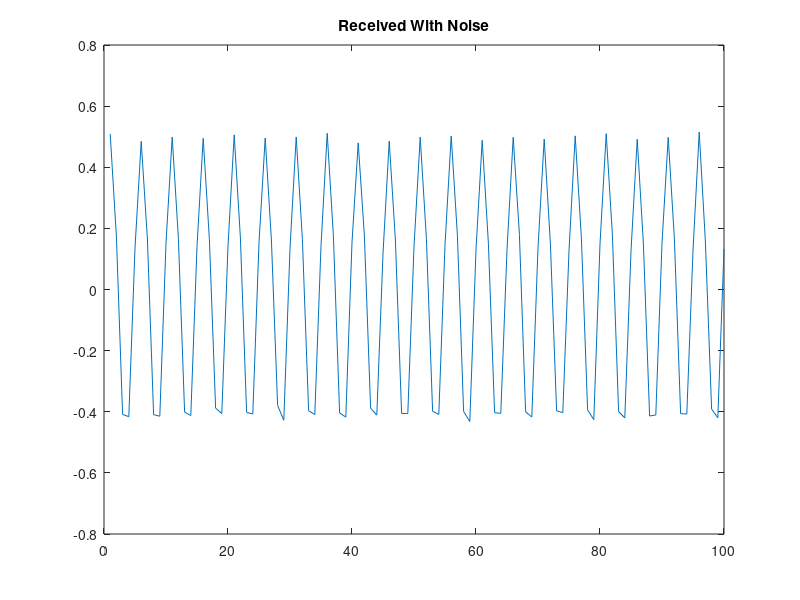

MATLAB code to generate this figure:

tstart=0;
tend=1;
fs=100;
ts=1/fs;
t=tstart:ts:tend-ts;


fc=5;
V=180*10/36;
R=250*1000;
beta=0.3;
alpha=0.5;
fd=beta*V;
c=3*1e9;
ro=2/c;
td=ro*R;
received=alpha*cos(2*pi*(fc+fd)*(t-td));


received=received+0.01*randn(size(received));
plot(received);
title("Received With Noise")
N=length(received);
m=fftshift(fft(received));
theta = angle(m);
m=abs(m);
[,col]=find(m==max(m));
pha=abs(theta(col(2)));
fnew=(col(2)-N/2-1)*fs/N;
fdfound=fnew-fc;
Vfound_withnoise=fdfound/beta*36/10
Rfound_withnoise=pha/(2*pi*(fdfound+fc)*ro)*0.001
